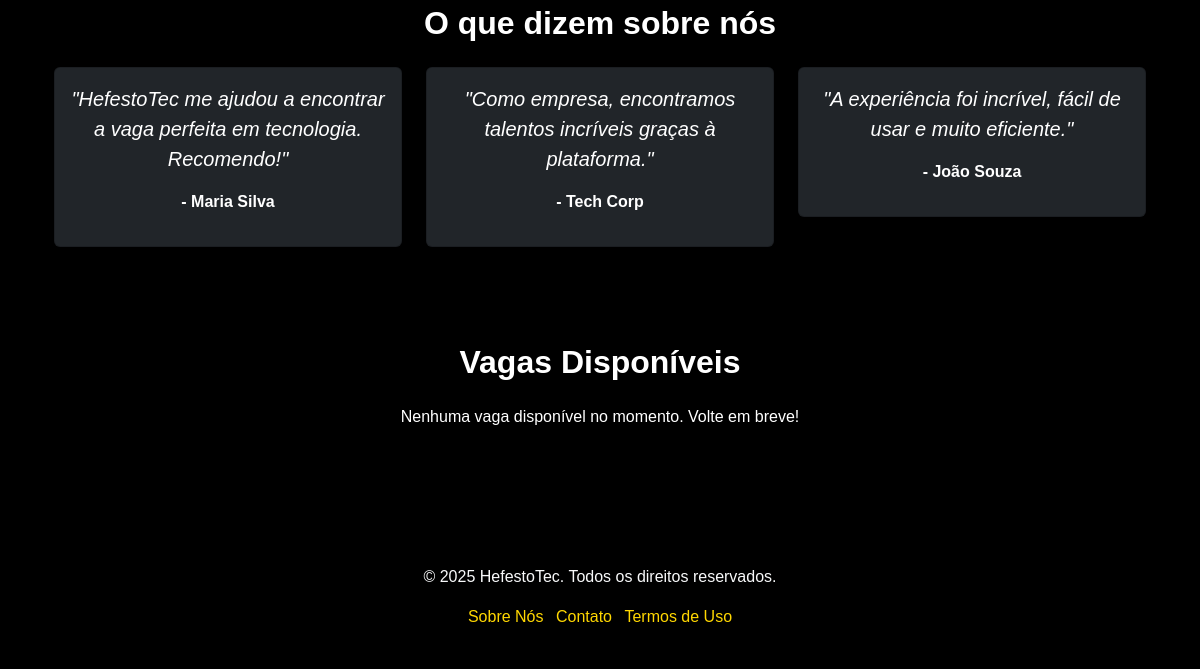
The app's page / (lower part), older data.
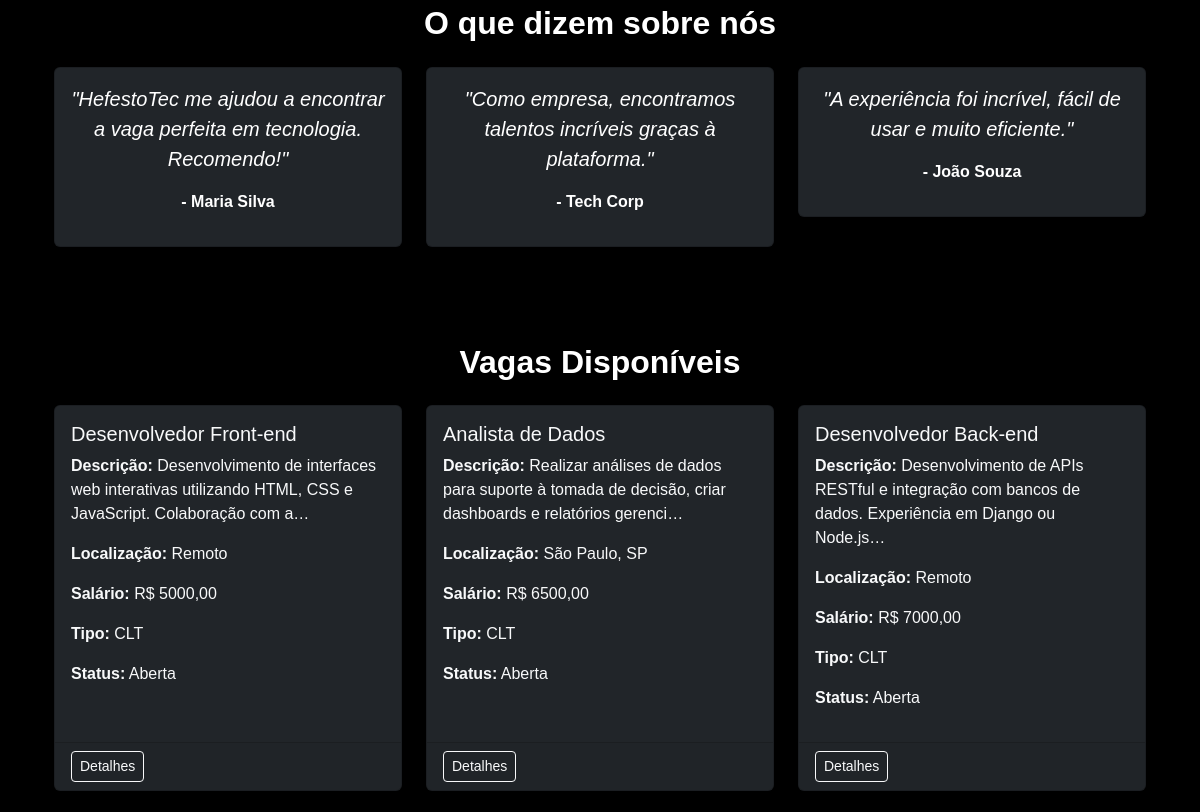
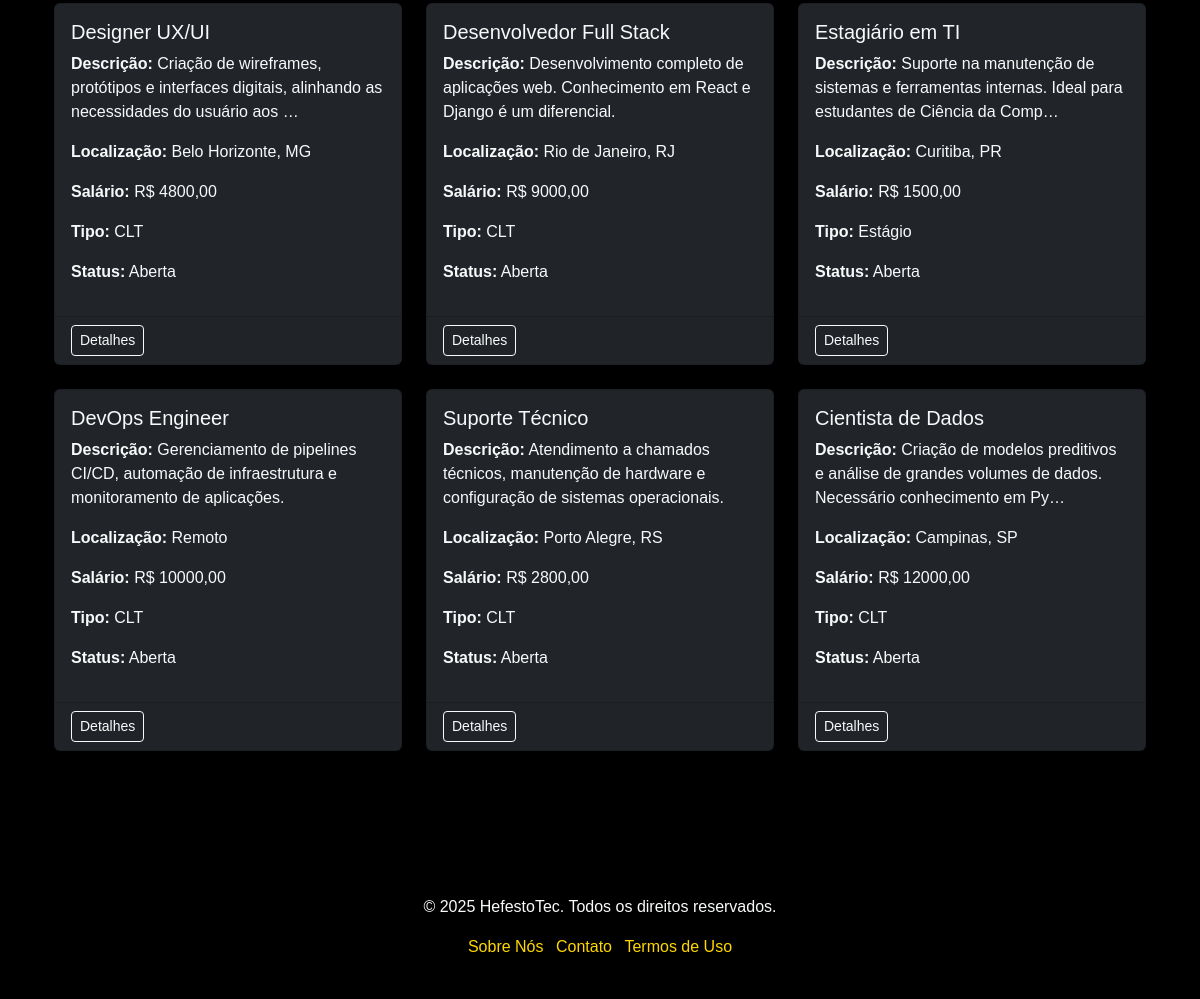
The same page, newer data (2 pictures, top to bottom).
### vagas/models.py (models this page shows, shortened)
class Vaga(models.Model):
    TIPO_VAGA_CHOICES = [
        ('CLT', 'CLT'),
        ('Freelance', 'Freelance'),
        ('Estágio', 'Estágio'),
    ]
    STATUS_CHOICES = [
        ('Aberta', 'Aberta'),
        ('Fechada', 'Fechada'),
        ('Pendente', 'Pendente'),
    ]
    titulo = models.CharField(max_length=100)
    descricao = models.TextField()
    localizacao = models.CharField(max_length=100)
    salario = models.DecimalField(max_digits=10, decimal_places=2, default=0.0)
    tipo_de_vaga = models.CharField(max_length=20, choices=TIPO_VAGA_CHOICES, default='CLT')
    beneficios = models.TextField(blank=True, null=True)
    carga_horaria = models.CharField(max_length=50, blank=True, null=True)
    prazo_inscricao = models.DateField(blank=True, null=True)
    status = models.CharField(max_length=20, choices=STATUS_CHOICES, default='Aberta')

### vagas/views.py (the view)
# urls.py: path('', views.index, name='index'),
def index(request):
    vagas = Vaga.objects.all()
    return render(request, 'vagas/index.html', {'vagas': vagas})

### vagas/templates/vagas/index.html (shortened to what this page needs)
{% extends 'vagas/base.html' %}
{% load static %}
{% block content %}
<section class="bg-black text-gold py-5">
    <div class="container">
        <h2 class="text-center fw-bold mb-4">O que dizem sobre nós</h2>
        <div class="row text-center">
            <div class="col-md-4">
                <div class="card shadow-sm p-3 bg-dark text-white">
                    <p class="fs-5 fst-italic">"HefestoTec me ajudou a encontrar a vaga perfeita em tecnologia. Recomendo!"</p>
                    <p class="fw-bold">- Maria Silva</p>
                </div>
            </div>
            <div class="col-md-4">
                <div class="card shadow-sm p-3 bg-dark text-white">
                    <p class="fs-5 fst-italic">"Como empresa, encontramos talentos incríveis graças à plataforma."</p>
                    <p class="fw-bold">- Tech Corp</p>
                </div>
            </div>
            <div class="col-md-4">
                <div class="card shadow-sm p-3 bg-dark text-white">
                    <p class="fs-5 fst-italic">"A experiência foi incrível, fácil de usar e muito eficiente."</p>
                    <p class="fw-bold">- João Souza</p>
                </div>
            </div>
        </div>
    </div>
</section>
<section class="bg-black text-white py-5">
    <div class="container">
        <h2 class="text-center fw-bold mb-4">Vagas Disponíveis</h2>
        <div class="row">
            {% if vagas %}
                {% for vaga in vagas %}
                    <div class="col-md-4 mb-4">
                        <div class="card bg-dark text-light h-100">
                            <div class="card-body">
                                <h5 class="card-title">{{ vaga.titulo }}</h5>
                                <p><strong>Descrição:</strong> {{ vaga.descricao|truncatechars:100 }}</p>
                                <p><strong>Localização:</strong> {{ vaga.localizacao }}</p>
                                <p><strong>Salário:</strong> R$ {{ vaga.salario }}</p>
                                <p><strong>Tipo:</strong> {{ vaga.tipo_de_vaga }}</p>
                                <p><strong>Status:</strong> {{ vaga.get_status_display }}</p>
                            </div>
                            <div class="card-footer">
                                <a href="{% url 'detalhes_vaga' vaga.id %}" class="btn btn-outline-light btn-sm">Detalhes</a>
                            </div>
                        </div>
                    </div>
                {% endfor %}
            {% else %}
                <p class="text-center">Nenhuma vaga disponível no momento. Volte em breve!</p>
            {% endif %}
        </div>
    </div>
</section>
{% endblock %}

Row changes from the older to the newer data that the page shows:
added Vaga: titulo "Desenvolvedor Front-end", descricao "Desenvolvimento de interfaces web interativas utilizando HTML, CSS e JavaScript. Colaboração com a…", localizacao "Remoto", salario "5000,00", tipo_de_vaga "CLT", status "Aberta"
added Vaga: titulo "Analista de Dados", descricao "Realizar análises de dados para suporte à tomada de decisão, criar dashboards e relatórios gerenci…", localizacao "São Paulo, SP", salario "6500,00", tipo_de_vaga "CLT", status "Aberta"
added Vaga: titulo "Desenvolvedor Back-end", descricao "Desenvolvimento de APIs RESTful e integração com bancos de dados. Experiência em Django ou Node.js…", localizacao "Remoto", salario "7000,00", tipo_de_vaga "CLT", status "Aberta"
added Vaga: titulo "Designer UX/UI", descricao "Criação de wireframes, protótipos e interfaces digitais, alinhando as necessidades do usuário aos …", localizacao "Belo Horizonte, MG", salario "4800,00", tipo_de_vaga "CLT", status "Aberta"
added Vaga: titulo "Desenvolvedor Full Stack", descricao "Desenvolvimento completo de aplicações web. Conhecimento em React e Django é um diferencial.", localizacao "Rio de Janeiro, RJ", salario "9000,00", tipo_de_vaga "CLT", status "Aberta"
added Vaga: titulo "Estagiário em TI", descricao "Suporte na manutenção de sistemas e ferramentas internas. Ideal para estudantes de Ciência da Comp…", localizacao "Curitiba, PR", salario "1500,00", tipo_de_vaga "Estágio", status "Aberta"
added Vaga: titulo "DevOps Engineer", descricao "Gerenciamento de pipelines CI/CD, automação de infraestrutura e monitoramento de aplicações.", localizacao "Remoto", salario "10000,00", tipo_de_vaga "CLT", status "Aberta"
added Vaga: titulo "Suporte Técnico", descricao "Atendimento a chamados técnicos, manutenção de hardware e configuração de sistemas operacionais.", localizacao "Porto Alegre, RS", salario "2800,00", tipo_de_vaga "CLT", status "Aberta"
added Vaga: titulo "Cientista de Dados", descricao "Criação de modelos preditivos e análise de grandes volumes de dados. Necessário conhecimento em Py…", localizacao "Campinas, SP", salario "12000,00", tipo_de_vaga "CLT", status "Aberta"
Text that changed along with them:
text no longer shown: "Nenhuma vaga disponível no momento. Volte em breve!"
